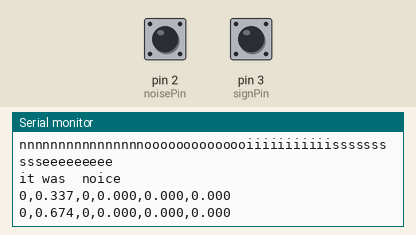
A sketch run on a simulated Arduino Nano, built with avr-gcc and run on an emulated ATmega328P. Parts: the last lines printed to the serial monitor. The inputs (shaded band) are chosen by the test bench; at power-on: pin 2 (noisePin) HIGH, pin 3 (signPin) HIGH.

Above: at 1.2 s.
1.3 s: pin 2 (noisePin) pulled LOW for 1 s
At 2.65 s:
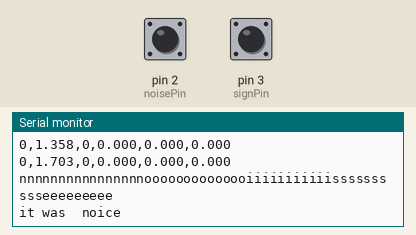
5.3 s: pin 3 (signPin) pulled LOW for 0.15 s
At 5.43 s:
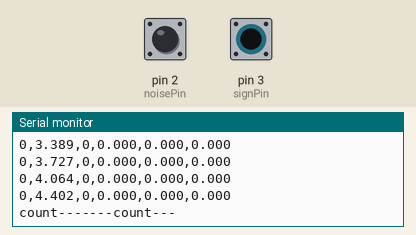
6.9 s: pin 2 (noisePin) pulled LOW for 0.15 s
At 7.37 s:
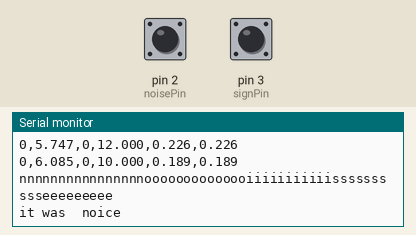
8.5 s: pin 3 (signPin) pulled LOW for 1 s
At 9.05 s:
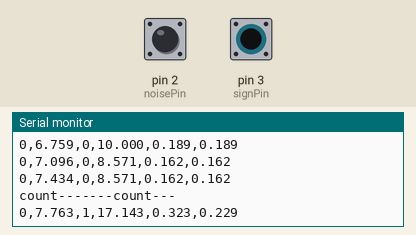
Timing chart, 0 to 11.5 s (numbered marks = the images above; inputs shaded):
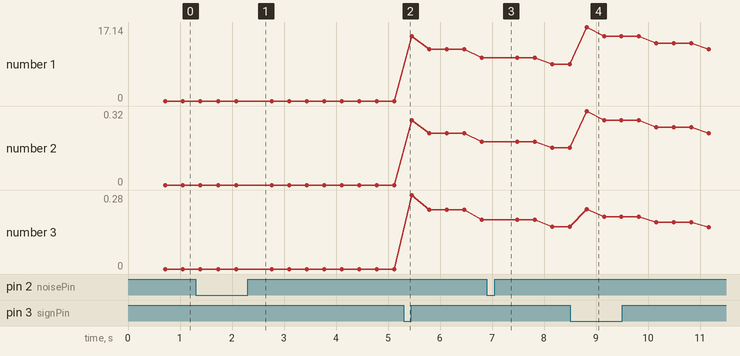

The sketch:

PocketGeiger_teensy.ino
```cpp
#include <Wire.h>

//////////////////////////////////////////////////
// Radiation-Watch.org
// URL http://www.radiation-watch.org/
//////////////////////////////////////////////////

///　Digital I/O PIN Settings　///
int signPin = 3; //Radiation Pulse (Yellow)
int noisePin = 2; //Vibration Noise Pulse (White)
//VCC 5V (Red)
//GND (Blue)
////////////////////////////////

static const int ledPin = 13;

float cpmsend;

const double alpha = 53.032; // cpm = uSv x alpha

int index_count = 0; //Number of loops
char msg[256] = ""; //Message buffer for serial output

int signCount = 0; //Counter for Radiation Pulse
int noiseCount = 0; //Counter for Noise Pulse

int sON = 0; //Lock flag for Radiation Pulse
int nON = 0; //Lock flag for Noise Puls

double cpm = 0; //Count rate [cpm] of current
double cpmHistory[200]; //History of count rates
int cpmIndex = 0; //Position of current count rate on cpmHistory[]
int cpmIndexPrev = 0; //Flag to prevent duplicative counting

//Timing Settings for Loop Interval
int prevTime = 0;
int currTime = 0;

int totalSec = 0; //Elapsed time of measurement [sec]
int totalHour = 0; //Elapsed time of measurement [hour]

//Time settings for CPM calcuaration
int cpmTimeMSec = 0;
int cpmTimeSec = 0;
int cpmTimeMin = 0;

//String buffers of float values for serial output
char cpmBuff[20];
char uSvBuff[20];
char uSvdBuff[20];

void setup()
{
  Wire.begin(0xAA);                // join i2c bus with address #8
  Wire.onRequest(requestEvent); // register event

  Serial.begin(9600);

  //PIN setting for Radiation Pulse
  pinMode(signPin, INPUT);
  digitalWrite(signPin, HIGH);

  //PIN setting for Noise Pulse
  pinMode(noisePin, INPUT);
  digitalWrite(noisePin, HIGH);

  //CSV-formatting for serial output (substitute , for _)
  Serial.println("hour[h]_sec[s]_count_cpm_uSv/h_uSv/hError");

  //Initialize cpmHistory[]
  for (int i = 0; i < 200; i++ )
  {
    cpmHistory[i] = 0;
  }

  //Get start time of a loop
  prevTime = millis();
}

void loop()
{
  // Raw data of Radiation Pulse: Not-detected -> High, Detected -> Low
  int sign = digitalRead(signPin);

  // Raw data of Noise Pulse: Not-detected -> Low, Detected -> High
  int noise = digitalRead(noisePin);

  //Radiation Pulse normally keeps low for about 100[usec]
  if (sign == 0 && sON == 0)
  { //Deactivate Radiation Pulse counting for a while
    sON = 1;
    signCount++;
    Serial.println("count-------count---");
  } else if (sign == 1 && sON == 1) {
    sON = 0;
  }

  //Noise Pulse normally keeps high for about 100[usec]
  if (noise == 1 && nON == 0)
  { //Deactivate Noise Pulse counting for a while
    nON = 1;
    noiseCount++;
    Serial.println("nnnnnnnnnnnnnnnnoooooooooooooiiiiiiiiiiisssssssssseeeeeeeee");
  } else if (noise == 0 && nON == 1) {
    nON = 0;
  }

  //Output readings to serial port, after 10000 loops
  if (index_count == 20000) //About 160-170 msec in Arduino Nano(ATmega328)
  {
    //Get current time
    currTime = millis();

    //No noise detected in 10000 loops
    if (noiseCount == 0)
    {
      //Shift an array for counting log for each 6 sec.
      if ( totalSec % 6 == 0 && cpmIndexPrev != totalSec)
      {
        cpmIndexPrev = totalSec;
        cpmIndex++;

        if (cpmIndex >= 200)
        {
          cpmIndex = 0;
        }

        if (cpmHistory[cpmIndex] > 0)
        {
          cpm -= cpmHistory[cpmIndex];
        }
        cpmHistory[cpmIndex] = 0;
      }

      //Store count log
      cpmHistory[cpmIndex] += signCount;
      //Add number of counts
      cpm += signCount;

      //Get ready time for 10000 loops
      cpmTimeMSec += abs(currTime - prevTime);
      //Transform from msec. to sec. (to prevent overflow)
      if (cpmTimeMSec >= 1000)
      {
        cpmTimeMSec -= 1000;
        //Add measurement time to calcurate cpm readings (max=20min.)
        if ( cpmTimeSec >= 20 * 60 )
        {
          cpmTimeSec = 20 * 60;
        } else {
          cpmTimeSec++;
        }

        //Total measurement time
        totalSec++;
        //Transform from sec. to hour. (to prevent overflow)
        if (totalSec >= 3600)
        {
          totalSec -= 3600;
          totalHour++;
        }
      }

      //Elapsed time of measurement (max=20min.)
      double min = cpmTimeSec / 60.0;
      if (min != 0)
      {
        //Calculate cpm, uSv/h and error of uSv/h
        dtostrf(cpm / min, -1, 3, cpmBuff);
        dtostrf(cpm / min / alpha, -1, 3, uSvBuff);
        dtostrf(sqrt(cpm) / min / alpha, -1, 3, uSvdBuff);
        cpmsend = (cpm / min);
      } else {
        //Devision by zero
        dtostrf(0, -1, 3, cpmBuff);
        dtostrf(0, -1, 3, uSvBuff);
        dtostrf(0, -1, 3, uSvdBuff);
      }

      //Create message for serial port
      sprintf(msg, "%d,%d.%03d,%d,%s,%s,%s",
              totalHour, totalSec,
              cpmTimeMSec,
              signCount,
              cpmBuff,
              uSvBuff,
              uSvdBuff
             );

      //Send message to serial port
      Serial.println(msg);

    }
    else
    {
       Serial.println("it was  noice");
    }

    //Initialization for next 10000 loops
    prevTime = currTime;
    signCount = 0;
    noiseCount = 0;
    index_count = 0;
  }
  index_count++;
}

void requestEvent() {
  byte sendVal[4];
  memcpy(sendVal,&cpmsend,4);
  Wire.write(sendVal[0]);
  Wire.write(sendVal[1]);
  Wire.write(sendVal[2]);
  Wire.write(sendVal[3]);

    Serial.println(sendVal[3],HEX);
    Serial.println(sendVal[2],HEX);
    Serial.println(sendVal[1],HEX);
    Serial.println(sendVal[0],HEX);
    Serial.println(cpmsend);
    Serial.println();
}
```

Measured:
- after the input at 1.3 s, the serial monitor: prints a new line after 0.09 s (image 1)
- after the input at 5.3 s, the serial monitor: prints a new line at once (image 2)
- after the input at 6.9 s, the serial monitor: prints a new line after 0.15 s (image 3)
- after the input at 8.5 s, the serial monitor: prints a new line at once (image 4)
- plotted number 1: 0 → 10 after the input at 5.3 s
- plotted number 2: 0 → 0.19 after the input at 5.3 s
- plotted number 3: 0 → 0.19 after the input at 5.3 s, 0.16 → 0.16 after the input at 8.5 s
